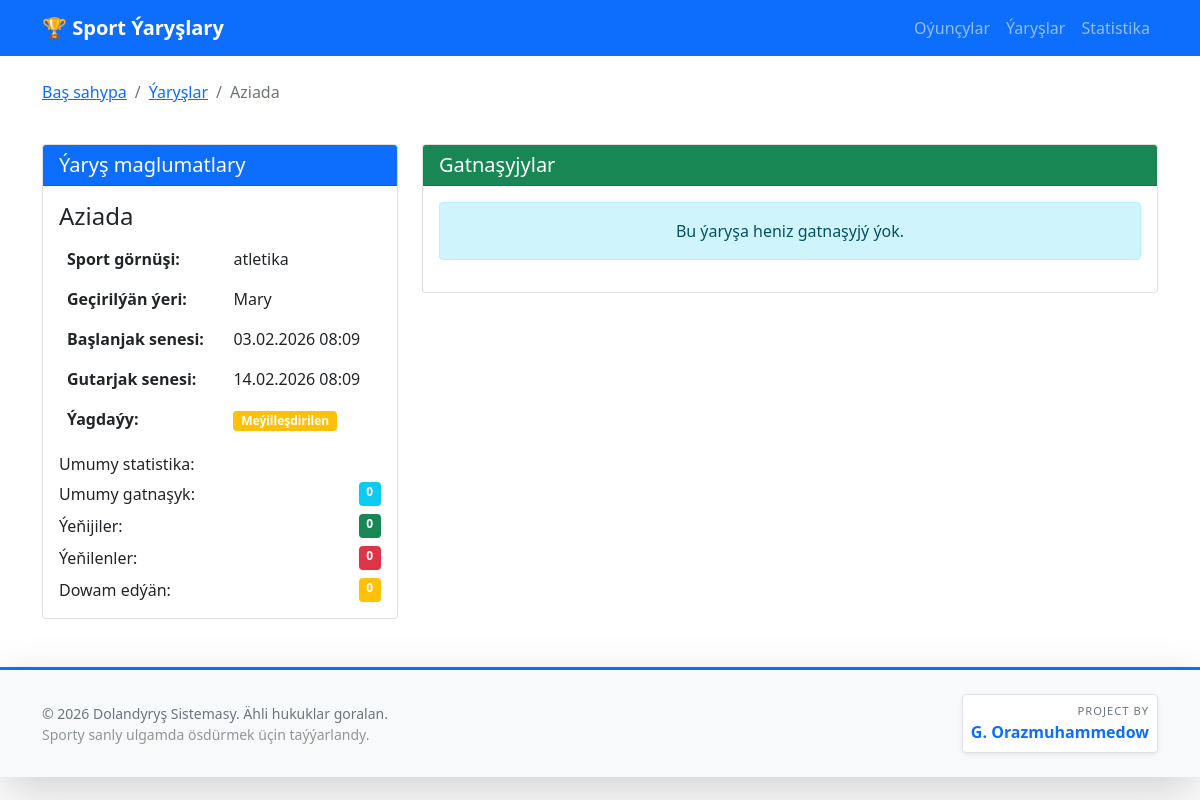
/yarys/1/, run on the app's committed database.
### sport_league/models.py (models this page shows, shortened)
class Yarys(models.Model):
    STATUS_CHOICES = [
        ('planlanan', 'Meýilleşdirilen'),
        ('dowam_edyar', 'Dowam edýär'),
        ('tamamlanyldy', 'Tamamlanan'),
    ]
    ady = models.CharField(max_length=200, verbose_name="Ýaryşyň ady")
    sport_gornushi = models.ForeignKey(SportGornushi, on_delete=models.CASCADE, verbose_name="Sport görnüşi")
    baslanjak_sene = models.DateTimeField(verbose_name="Başlanjak senesi")
    gutaryan_sene = models.DateTimeField(verbose_name="Gutarjak senesi", null=True, blank=True)
    yer = models.CharField(max_length=200, verbose_name="Geçirilýän ýeri")
    status = models.CharField(max_length=20, choices=STATUS_CHOICES, default='planlanan', verbose_name="Ýagdaýy")
    class Meta:
        verbose_name = "Ýaryş"
        verbose_name_plural = "Ýaryşlar"
        ordering = ['-baslanjak_sene']

class SportGornushi(models.Model):
    ady = models.CharField(max_length=100, verbose_name="Sport görnüşi")
    toparlygy = models.BooleanField(default=False, verbose_name="Toparlaýyn")
    dusundirish = models.TextField(blank=True, verbose_name="Düşündiriş")
    class Meta:
        verbose_name = "Sport görnüşi"
        verbose_name_plural = "Sport görnüşleri"

### sport_league/views.py (the view, shortened to what this page needs)
# urls.py: path('yarys/<int:pk>/', views.yarys_detail, name='yarys_detail'),
def yarys_detail(request, pk):
    try:
        yarys = Yarys.objects.select_related('sport_gornushi').get(pk=pk)
    except Yarys.DoesNotExist:
        raise Http404("Ýaryş tapylmady")
    gatnashyk = YarysGatnashyk.objects.filter(yarys=yarys).select_related(
        'oyuncu', 'oyuncu__fakultet'
    ).order_by('orun')
    umumy_gatnashyk = gatnashyk.count()
    yenijiler = gatnashyk.filter(netije='yenis')
    yenilenler = gatnashyk.filter(netije='utuldy')
    dowam_edyan = gatnashyk.filter(netije='dowam')
    fakultet_stat = {}
    context = {
        'yarys': yarys,
        'umumy_gatnashyk': umumy_gatnashyk,
        'yenijiler': yenijiler,
        'yenilenler': yenilenler,
        'dowam_edyan': dowam_edyan,
        'fakultet_stat': fakultet_stat,
    }
    return render(request, 'sport_league/yarys_detail.html', context)

### sport_league/templates/sport_league/yarys_detail.html (shortened to what this page needs)
{% extends 'sport_league/base.html' %}
{% block content %}
<div class="row mb-4">
    <div class="col-12">
        <nav aria-label="breadcrumb">
            <ol class="breadcrumb">
                <li class="breadcrumb-item"><a href="{% url 'bas_sahypa' %}">Baş sahypa</a></li>
                <li class="breadcrumb-item"><a href="{% url 'yarys_list' %}">Ýaryşlar</a></li>
                <li class="breadcrumb-item active">{{ yarys.ady }}</li>
            </ol>
        </nav>
    </div>
</div>
<div class="row">
    <div class="col-md-4 mb-4">
        <div class="card">
            <div class="card-header bg-primary text-white">
                <h5 class="mb-0">Ýaryş maglumatlary</h5>
            </div>
            <div class="card-body">
                <h4>{{ yarys.ady }}</h4>
                <table class="table table-borderless">
                    <tr>
                        <th>Sport görnüşi:</th>
                        <td>{{ yarys.sport_gornushi.ady }}</td>
                    </tr>
                    <tr>
                        <th>Geçirilýän ýeri:</th>
                        <td>{{ yarys.yer }}</td>
                    </tr>
                    <tr>
                        <th>Başlanjak senesi:</th>
                        <td>{{ yarys.baslanjak_sene|date:"d.m.Y H:i" }}</td>
                    </tr>
                    {% if yarys.gutaryan_sene %}
                    <tr>
                        <th>Gutarjak senesi:</th>
                        <td>{{ yarys.gutaryan_sene|date:"d.m.Y H:i" }}</td>
                    </tr>
                    {% endif %}
                    <tr>
                        <th>Ýagdaýy:</th>
                        <td>
                            {% if yarys.status == 'planlanan' %}
                            <span class="badge bg-warning">Meýilleşdirilen</span>
                            {% elif yarys.status == 'dowam_edyar' %}
                            <span class="badge bg-primary">Dowam edýär</span>
                            {% elif yarys.status == 'tamamlanyldy' %}
                            <span class="badge bg-success">Tamamlanan</span>
                            {% endif %}
                        </td>
                    </tr>
                </table>
                <div class="mt-3">
                    <h6>Umumy statistika:</h6>
                    <div class="d-flex justify-content-between">
                        <span>Umumy gatnaşyk:</span>
                        <span class="badge bg-info">{{ umumy_gatnashyk }}</span>
                    </div>
                    <div class="d-flex justify-content-between mt-2">
                        <span>Ýeňijiler:</span>
                        <span class="badge bg-success">{{ yenijiler|length }}</span>
                    </div>
                    <div class="d-flex justify-content-between mt-2">
                        <span>Ýeňilenler:</span>
                        <span class="badge bg-danger">{{ yenilenler|length }}</span>
                    </div>
                    <div class="d-flex justify-content-between mt-2">
                        <span>Dowam edýän:</span>
                        <span class="badge bg-warning">{{ dowam_edyan|length }}</span>
                    </div>
                </div>
            </div>
        </div>
    </div>
    <div class="col-md-8 mb-4">
        <div class="card">
            <div class="card-header bg-success text-white">
                <h5 class="mb-0">Gatnaşyjylar</h5>
            </div>
            <div class="card-body">
                {% if not yenijiler and not yenilenler and not dowam_edyan %}
                <div class="alert alert-info text-center">
                    Bu ýaryşa heniz gatnaşyjý ýok.
                </div>
                {% endif %}
            </div>
        </div>
    </div>
</div>
{% endblock %}

### data on the page
Yarys: ady "Aziada", sport_gornushi.ady "atletika", yer "Mary", baslanjak_sene "03.02.2026 08:09", gutaryan_sene "14.02.2026 08:09"

### other printed values
{{ umumy_gatnashyk }} "0"
{{ yenijiler|length }} "0"
{{ yenilenler|length }} "0"
{{ dowam_edyan|length }} "0"
